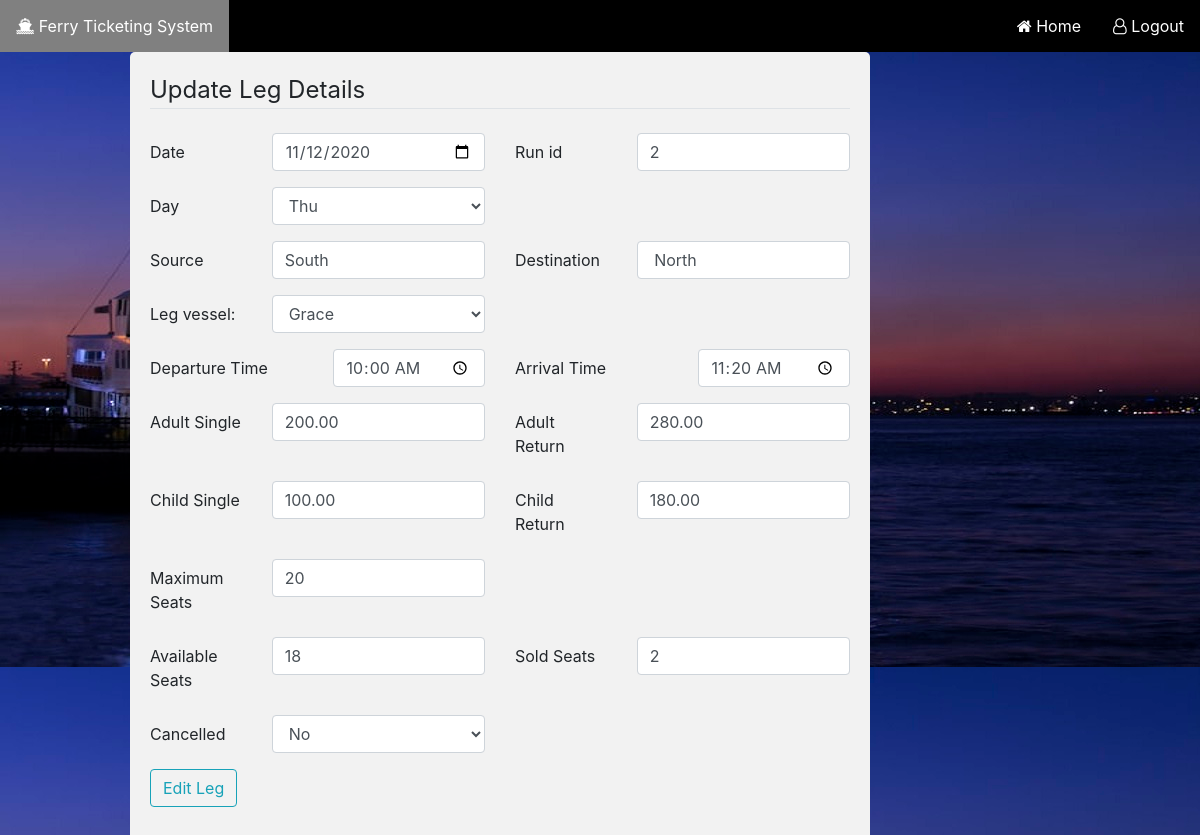
/edit_leg/82, run on the app's committed database.
### leg/models.py (models this page shows)
class Leg(models.Model):
    date = models.DateField()
    day = models.CharField(max_length=20, null=True)
    run_id = models.PositiveSmallIntegerField()
    source = models.CharField(max_length=20, null=True)
    destination = models.CharField(max_length=20, null=True)
    vessel_name = models.CharField(max_length=20, null=True)
    departure_time = models.TimeField(null=True)
    arrival_time = models.TimeField(null=True)
    PASS = models.DecimalField(null=True, max_digits=10, decimal_places=2)
    PARS = models.DecimalField(null=True, max_digits=10, decimal_places=2)
    PCSS = models.DecimalField(null=True, max_digits=10, decimal_places=2)
    PCRS = models.DecimalField(null=True, max_digits=10, decimal_places=2)
    max_seats = models.PositiveIntegerField(null=True)
    sold_seats = models.PositiveIntegerField(null=True)
    available_seats = models.PositiveIntegerField(null=True)
    cancelled_status =models.BooleanField(default=False,null=True)

### leg/views.py (the view)
# urls.py: path('edit_leg/<int:id>',edit_leg),
def edit_leg(request,id):
    leg = Leg.objects.get(id=id)
    vessels=Vessel.objects.all()
    if request.method == "POST":
        form = LegForm(request.POST, instance = leg)
        print(form)
        if form.is_valid():
            form.save()
            return redirect("leg_dashboard")
    else:
        print(leg.date)
        print(leg.arrival_time)
    return render(request,"edit_leg.html",{'leg':leg, 'vessels': vessels})
    print(form.errors)

### vessel/models.py (called while the page is built)
    def __str__(self):
        return self.vessel_name

### templates/edit_leg.html (shortened to what this page needs)
{% extends 'admin_base.html' %}
{% load static from static %}
{% block content %}
<div class="content-section col-md-8 container form">
    <form method="POST" class="post-form">
    <fieldset class="form-group">
    <legend class="border-bottom mb-4">Update Leg Details</legend>
    <div class="form-group row">
     <label class="col-sm-2 col-form-label">Date</label>
     <div class="col-sm-4">
        <input type="date" class="form-control" name="date" value="{{leg.date | date:'Y-m-d'}}">
     </div>
     <label class="col-sm-2 col-form-label">Run id</label>
     <div class="col-sm-4">
        <input type="text" class="form-control" name="run_id" value="{{leg.run_id}}">
     </div>
      </div>
     <div class="form-group row">
     <label class="col-sm-2 col-form-label">Day</label>
     <div class="col-sm-4">
        <select class="form-control" name="day">
            <option value="{{ leg.day }}">{{ leg.day }}</option>
        </select>
    </div>
    </div>
    <div class="form-group row">
    <label class="col-sm-2 col-form-label">Source</label>
    <div class="col-sm-4">
        <input type="text" class="form-control" name="source" value="{{ leg.source }}">
    </div>
    <label class="col-sm-2 col-form-label">Destination</label>
    <div class="col-sm-4">
        <input type="text" class="form-control" name="destination" value=" {{ leg.destination }} ">
    </div>
    </div>
    <div class="form-group row">
        <label class="col-sm-2 col-form-label">Leg vessel:</label>
        <div class="col-sm-4">
            <select class="form-control" name="vessel_name">
                <option value="{{ leg.vessel_name }}">{{ leg.vessel_name }}</option>
            </select>
        </div>
    </div>
     <div class="form-group row">
     <label class="col-sm-3 col-form-label">Departure Time</label>
     <div class="col-sm-3">
        <input type="time" class="form-control" name="departure_time" value="{{ leg.departure_time |time:'h:i:s'}}">
    </div>
     <label class="col-sm-3 col-form-label">Arrival Time</label>
    <div class="col-sm-3">
        <input type="time" class="form-control" name="arrival_time" value="{{ leg.arrival_time |time:'h:i:s'}}">
    </div>
    </div>
    <div class="form-group row">
        <label class="col-sm-2 col-form-label">Adult Single</label>
        <div class="col-sm-4">
            <input type="number" class="form-control" name="PASS" value="{{ leg.PASS }}">
         </div>
        <label class="col-sm-2 col-form-label">Adult Return</label>
        <div class="col-sm-4">
            <input type="number" class="form-control" name="PARS" value="{{ leg.PARS }}">
        </div>
    </div>
    <div class="form-group row">
        <label class="col-sm-2 col-form-label">Child Single</label>
            <div class="col-sm-4">
                <input type="number" class="form-control" name="PCSS" value="{{ leg.PCSS }}">
            </div>
        <label class="col-sm-2 col-form-label">Child Return</label>
            <div class="col-sm-4">
                <input type="number" class="form-control" name="PCRS" value="{{ leg.PCRS }}">
            </div>
    </div>
    <div class="form-group row">
        <label class="col-sm-2 col-form-label">Maximum Seats</label>
            <div class="col-sm-4">
                <input type="number" class="form-control" name="max_seats" value="{{ leg.max_seats }}">
            </div>
    </div>
    <div class="form-group row">
        <label class="col-sm-2 col-form-label">Available Seats</label>
            <div class="col-sm-4">
                <input type="number" class="form-control" name="available_seats" value="{{ leg.available_seats }}">
            </div>
        <label class="col-sm-2 col-form-label">Sold Seats</label>
            <div class="col-sm-4">
                <input type="number" class="form-control" name="sold_seats" value="{{ leg.sold_seats }}">
            </div>
    </div>
    <div class="form-group row">
        <label class="col-sm-2 col-form-label">Cancelled</label>
        <div class="col-sm-4">
            <select class="form-control" name="cancelled_status">
                {% if leg.cancelled_status == False %}
                <option value={{leg.cancelled_status}}>No</option>
                {% else %}
                <option value={{leg.cancelled_status}}>Yes</option>
                <option value="False">No</option>
                {% endif %}
            </select>
        </div>
    </div>
     <div class="form-group rowcol-sm-4">
     <button type="submit" class="btn btn-outline-info">Edit Leg</button>
      </div>
    </fieldset>
     </div>
   </div>
{% endblock %}

### templates/admin_base.html (style rules this page uses)
body { background-image: url("/static/photo.jpeg"); }

### templates/edit_leg.html (style rules this page uses)
body { background-image: url("/static/photo.jpeg"); }
.form { border-radius: 5px; background-color: #f2f2f2; padding: 20px; width:85%; margin-left:85px; padding-bottom:50px; }

### data on the page
Leg: date "11/12/2020", run_id "2", day "Thu", source "South", destination "North", vessel_name "Grace", departure_time "10:00:00", arrival_time "11:20:00", PASS "200.00", PARS "280.00", PCSS "100.00", PCRS "180.00", max_seats "20", available_seats "18", sold_seats "2", cancelled_status "No"
